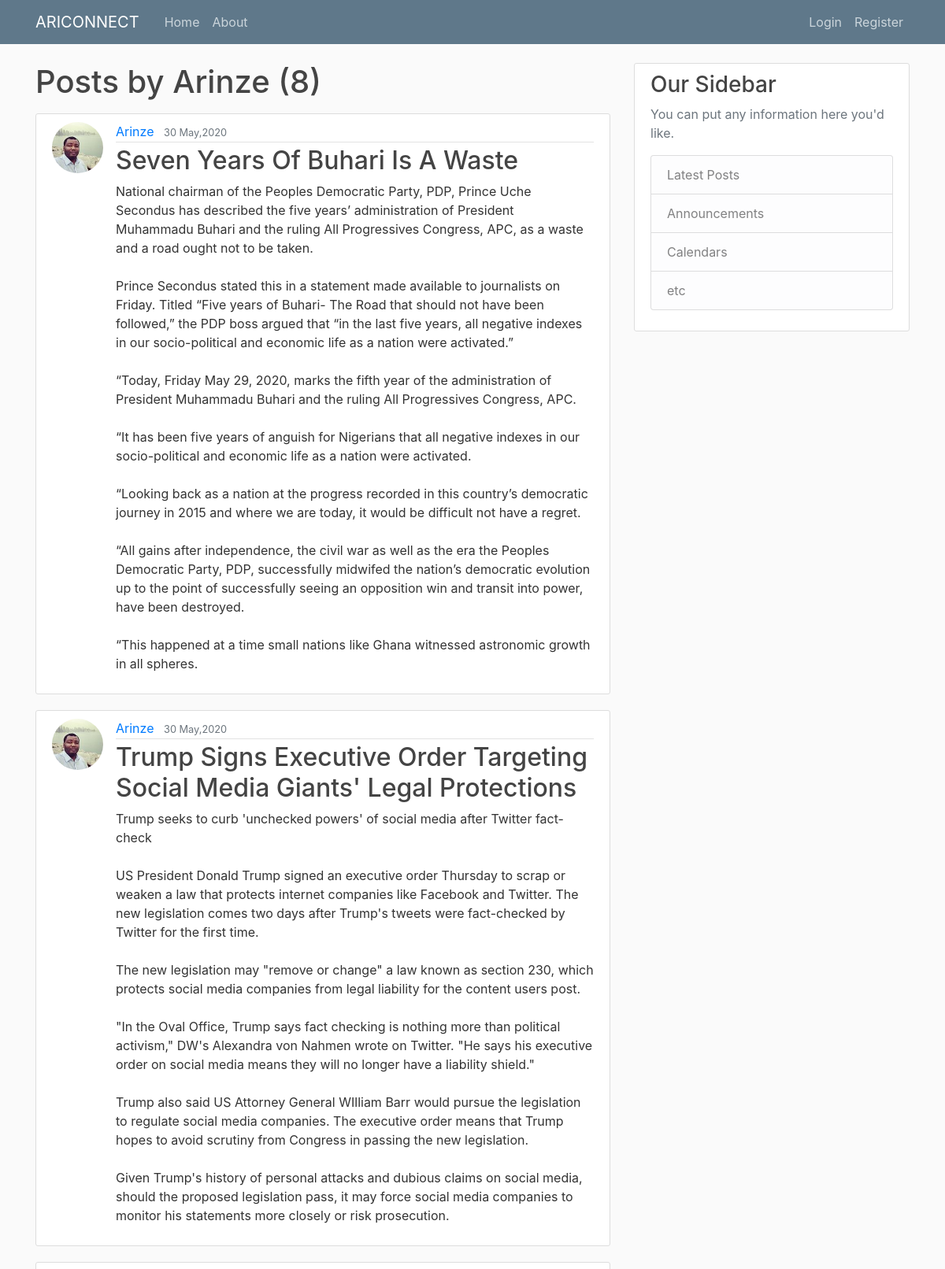
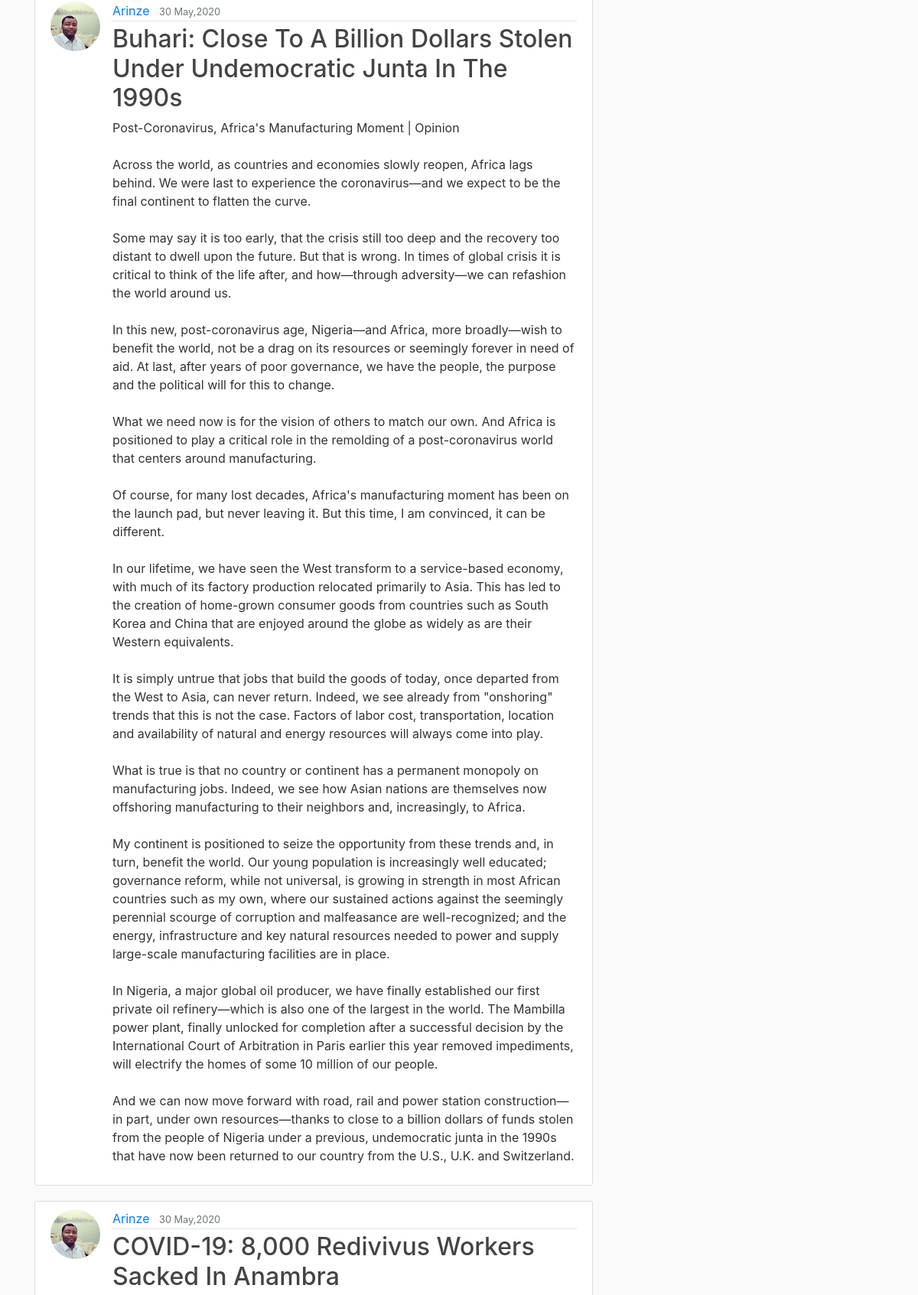
/user/Arinze (upper part), run on the app's committed database (2 pictures, top to bottom).
### flaskblog/models.py (models this page shows, shortened)
class User(db.Model, UserMixin):
    id = db.Column(db.Integer, primary_key = True)
    username = db.Column(db.String(20), unique = True, nullable = False)
    email = db.Column(db.String(120), unique = True, nullable = False)
    image_file = db.Column(db.String(20), nullable = False, default = "default.jpg")
    password = db.Column(db.String(60), nullable = False)
    posts = db.relationship("Post", backref="author", lazy = True)

class Post(db.Model):
    id = db.Column(db.Integer, primary_key = True)
    title = db.Column(db.String(100), nullable = False)
    date_posted = db.Column(db.DateTime, nullable = False, default = datetime.utcnow)
    content = db.Column(db.Text, nullable = False)
    user_id = db.Column(db.Integer, db.ForeignKey("user.id"), nullable = False)

### flaskblog/users/routes.py (the view)
@users.route('/user/<string:username>')
def user_posts(username):
    page = request.args.get("page", 1, type=int)
    user= User.query.filter_by(username=username).first_or_404()#get the first user with this username and if you get a none, return 404 error
    posts = Post.query.filter_by(author=user).order_by(Post.date_posted.desc()).paginate(page=page, per_page=5) #how many posts on each page
    return render_template("user_posts.html", posts=posts, user=user)

### flaskblog/templates/user_posts.html (shortened to what this page needs)
{%extends "layout.html"%}
{%block content%}
  <h1 class="mb-3">Posts by {{user.username}} ({{posts.total}}) </h1>
    {% for post in posts.items%}
        <article class="media content-section">
          <img class = "rounded-circle article-img" src="{{url_for("static", filename = "profile_pics/"+post.author.image_file)}}">
          <div class="media-body">
            <div class="article-metadata">
              <a class="mr-2" href="{{url_for("users.user_posts",username=post.author.username)}}">{{ post.author.username }}</a>
              <small class="text-muted">{{ post.date_posted.strftime("%d %b,%Y") }}</small>
            </div>
            <h2><a class="article-title" href="{{url_for("posts.post", post_id=post.id)}}">{{ post.title }}</a></h2>
            <p class="article-content">{{ post.content }}</p>
          </div>
        </article>
    {%endfor%}
{%endblock content%}

### flaskblog/static/main.css (style rules this page uses)
body { background: #fafafa; color: #333333; margin-top: 5rem; }
h1, h2, h3, h4, h5, h6 { color: #444444; }
.content-section { background: #ffffff; padding: 10px 20px; border: 1px solid #dddddd; border-radius: 3px; margin-bottom: 20px; }
.article-title { color: #444444; }
.article-content { white-space: pre-line; }
.article-img { height: 65px; width: 65px; margin-right: 16px; }
.article-metadata { padding-bottom: 1px; margin-bottom: 4px; border-bottom: 1px solid #e3e3e3 }

### data on the page
User: username "Arinze"
Post: image_file (picture), author.username "Arinze", date_posted "30 May,2020", title "Seven Years Of Buhari Is A Waste", content "National chairman of the Peoples Democratic Party, PDP, Prince Uche Secondus has described the five years’ administration of President Muhammadu Buhari and the ruling All Progressives Congress, APC, as a waste and a road ought not to be taken. Prince Secondus stated this in a statement made available to journalists on Friday. Titled “Five years of Buhari- The Road that should not have been followed,” the PDP boss argued that “in the last five years, all negative indexes in our socio-political and economic life as a nation were activated.” “Today, Friday May 29, 2020, marks the fifth year of the administration of President Muhammadu Buhari and the ruling All Progressives Congress, APC. “It…"
Post: image_file (picture), author.username "Arinze", date_posted "30 May,2020", title "Trump Signs Executive Order Targeting Social Media Giants' Legal Protections", content "Trump seeks to curb 'unchecked powers' of social media after Twitter fact-check US President Donald Trump signed an executive order Thursday to scrap or weaken a law that protects internet companies like Facebook and Twitter. The new legislation comes two days after Trump's tweets were fact-checked by Twitter for the first time. The new legislation may \"remove or change\" a law known as section 230, which protects social media companies from legal liability for the content users post. \"In the Oval Office, Trump says fact checking is nothing more than political activism,\" DW's Alexandra von Nahmen wrote on Twitter. \"He says his executive order on social media means they will no longer have a…"
Post: image_file (picture), author.username "Arinze", date_posted "30 May,2020", title "Buhari: Close To A Billion Dollars Stolen Under Undemocratic Junta In The 1990s", content "Post-Coronavirus, Africa's Manufacturing Moment | Opinion Across the world, as countries and economies slowly reopen, Africa lags behind. We were last to experience the coronavirus—and we expect to be the final continent to flatten the curve. Some may say it is too early, that the crisis still too deep and the recovery too distant to dwell upon the future. But that is wrong. In times of global crisis it is critical to think of the life after, and how—through adversity—we can refashion the world around us. In this new, post-coronavirus age, Nigeria—and Africa, more broadly—wish to benefit the world, not be a drag on its resources or seemingly forever in need of aid. At last, after years of…"
Post: image_file (picture), author.username "Arinze", date_posted "30 May,2020", title "COVID-19: 8,000 Redivivus Workers Sacked In Anambra"

### other printed values
{{ posts.total }} "8"
